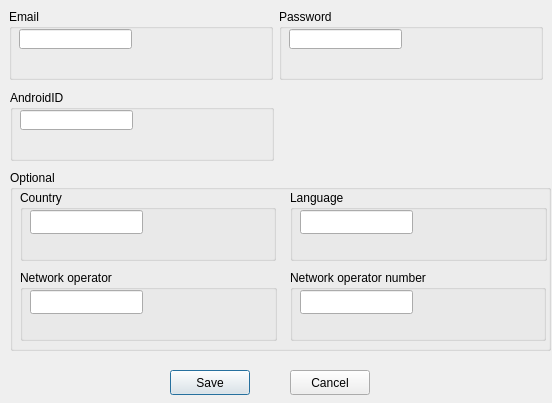
<?xml version="1.0" encoding="UTF-8"?>
<ui version="4.0">
 <class>Settings</class>
 <widget class="QDialog" name="Settings">
  <property name="geometry">
   <rect>
    <x>0</x>
    <y>0</y>
    <width>552</width>
    <height>403</height>
   </rect>
  </property>
  <property name="windowTitle">
   <string>Settings</string>
  </property>
  <widget class="QGroupBox" name="groupBox">
   <property name="geometry">
    <rect>
     <x>9</x>
     <y>9</y>
     <width>264</width>
     <height>71</height>
    </rect>
   </property>
   <property name="title">
    <string>Email</string>
   </property>
   <widget class="QLineEdit" name="email">
    <property name="geometry">
     <rect>
      <x>10</x>
      <y>20</y>
      <width>113</width>
      <height>20</height>
     </rect>
    </property>
   </widget>
  </widget>
  <widget class="QGroupBox" name="groupBox_2">
   <property name="geometry">
    <rect>
     <x>279</x>
     <y>9</y>
     <width>264</width>
     <height>71</height>
    </rect>
   </property>
   <property name="title">
    <string>Password</string>
   </property>
   <widget class="QLineEdit" name="password">
    <property name="geometry">
     <rect>
      <x>10</x>
      <y>20</y>
      <width>113</width>
      <height>20</height>
     </rect>
    </property>
    <property name="inputMask">
     <string/>
    </property>
    <property name="echoMode">
     <enum>QLineEdit::Password</enum>
    </property>
   </widget>
  </widget>
  <widget class="QPushButton" name="Save">
   <property name="geometry">
    <rect>
     <x>170</x>
     <y>370</y>
     <width>80</width>
     <height>25</height>
    </rect>
   </property>
   <property name="text">
    <string>Save</string>
   </property>
  </widget>
  <widget class="QPushButton" name="Cancel">
   <property name="geometry">
    <rect>
     <x>290</x>
     <y>370</y>
     <width>80</width>
     <height>25</height>
    </rect>
   </property>
   <property name="text">
    <string>Cancel</string>
   </property>
  </widget>
  <widget class="QGroupBox" name="groupBox_3">
   <property name="geometry">
    <rect>
     <x>10</x>
     <y>90</y>
     <width>264</width>
     <height>71</height>
    </rect>
   </property>
   <property name="title">
    <string>AndroidID</string>
   </property>
   <widget class="QLineEdit" name="androidid">
    <property name="geometry">
     <rect>
      <x>10</x>
      <y>20</y>
      <width>113</width>
      <height>20</height>
     </rect>
    </property>
   </widget>
  </widget>
  <widget class="QGroupBox" name="groupBox_4">
   <property name="geometry">
    <rect>
     <x>10</x>
     <y>170</y>
     <width>541</width>
     <height>181</height>
    </rect>
   </property>
   <property name="title">
    <string>Optional</string>
   </property>
   <widget class="QGroupBox" name="groupBox_6">
    <property name="geometry">
     <rect>
      <x>10</x>
      <y>20</y>
      <width>256</width>
      <height>71</height>
     </rect>
    </property>
    <property name="title">
     <string>Country</string>
    </property>
    <widget class="QLineEdit" name="country">
     <property name="geometry">
      <rect>
       <x>10</x>
       <y>20</y>
       <width>113</width>
       <height>24</height>
      </rect>
     </property>
    </widget>
   </widget>
   <widget class="QGroupBox" name="groupBox_7">
    <property name="geometry">
     <rect>
      <x>10</x>
      <y>100</y>
      <width>257</width>
      <height>71</height>
     </rect>
    </property>
    <property name="title">
     <string>Network operator</string>
    </property>
    <widget class="QLineEdit" name="operatorSym">
     <property name="geometry">
      <rect>
       <x>10</x>
       <y>20</y>
       <width>113</width>
       <height>24</height>
      </rect>
     </property>
    </widget>
   </widget>
   <widget class="QGroupBox" name="groupBox_8">
    <property name="geometry">
     <rect>
      <x>280</x>
      <y>100</y>
      <width>256</width>
      <height>71</height>
     </rect>
    </property>
    <property name="title">
     <string>Network operator number</string>
    </property>
    <widget class="QLineEdit" name="operatorNum">
     <property name="geometry">
      <rect>
       <x>10</x>
       <y>20</y>
       <width>113</width>
       <height>24</height>
      </rect>
     </property>
    </widget>
   </widget>
   <widget class="QGroupBox" name="groupBox_5">
    <property name="geometry">
     <rect>
      <x>280</x>
      <y>20</y>
      <width>257</width>
      <height>71</height>
     </rect>
    </property>
    <property name="title">
     <string>Language</string>
    </property>
    <widget class="QLineEdit" name="language">
     <property name="geometry">
      <rect>
       <x>10</x>
       <y>20</y>
       <width>113</width>
       <height>24</height>
      </rect>
     </property>
    </widget>
   </widget>
  </widget>
 </widget>
 <resources/>
 <connections/>
</ui>
